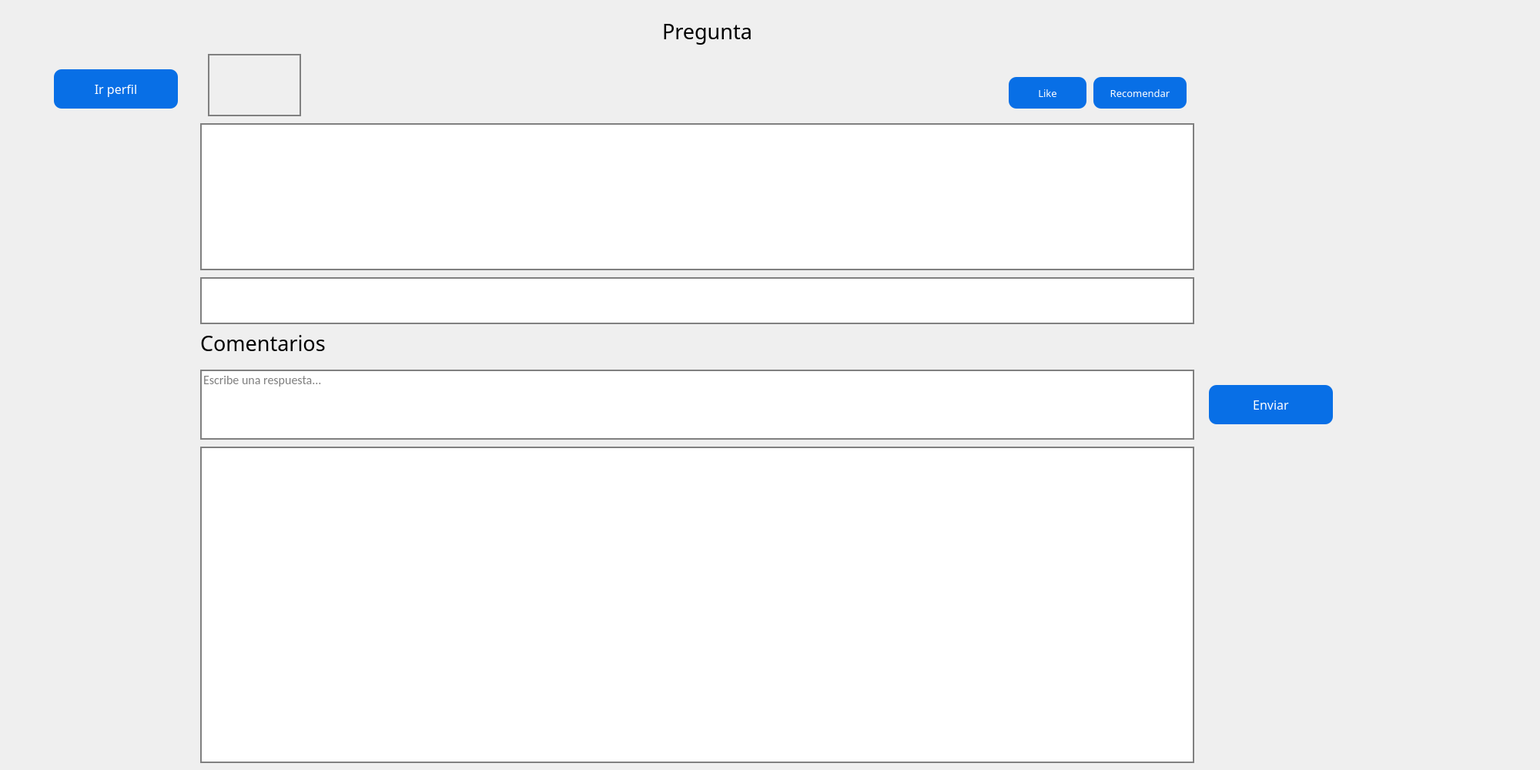
<?xml version="1.0" encoding="UTF-8"?>
<ui version="4.0">
 <class>detalle_publicacion</class>
 <widget class="QWidget" name="detalle_publicacion">
  <property name="geometry">
   <rect>
    <x>0</x>
    <y>0</y>
    <width>2000</width>
    <height>1000</height>
   </rect>
  </property>
  <property name="windowTitle">
   <string>Form</string>
  </property>
  <property name="styleSheet">
   <string notr="true"/>
  </property>
  <widget class="QLabel" name="label">
   <property name="geometry">
    <rect>
     <x>860</x>
     <y>10</y>
     <width>661</width>
     <height>61</height>
    </rect>
   </property>
   <property name="font">
    <font>
     <family>Montserrat</family>
     <pointsize>20</pointsize>
    </font>
   </property>
   <property name="text">
    <string>Pregunta</string>
   </property>
  </widget>
  <widget class="QLabel" name="lbl_usuario">
   <property name="geometry">
    <rect>
     <x>420</x>
     <y>70</y>
     <width>841</width>
     <height>71</height>
    </rect>
   </property>
   <property name="font">
    <font>
     <family>Franklin Gothic Medium</family>
     <pointsize>20</pointsize>
    </font>
   </property>
   <property name="text">
    <string/>
   </property>
  </widget>
  <widget class="QLabel" name="lbl_titulo">
   <property name="geometry">
    <rect>
     <x>260</x>
     <y>160</y>
     <width>1291</width>
     <height>191</height>
    </rect>
   </property>
   <property name="font">
    <font>
     <family>Calibri</family>
     <pointsize>18</pointsize>
    </font>
   </property>
   <property name="styleSheet">
    <string notr="true">QLabel{
	background-color: white;
	border-width: 2px;
border-style: solid;
	border-color: gray;
}</string>
   </property>
   <property name="text">
    <string/>
   </property>
   <property name="scaledContents">
    <bool>true</bool>
   </property>
   <property name="alignment">
    <set>Qt::AlignLeading|Qt::AlignLeft|Qt::AlignTop</set>
   </property>
   <property name="wordWrap">
    <bool>true</bool>
   </property>
  </widget>
  <widget class="QLabel" name="lbl_descripcion">
   <property name="geometry">
    <rect>
     <x>260</x>
     <y>360</y>
     <width>1291</width>
     <height>61</height>
    </rect>
   </property>
   <property name="font">
    <font>
     <family>Calibri</family>
     <pointsize>14</pointsize>
    </font>
   </property>
   <property name="styleSheet">
    <string notr="true">QLabel{
	background-color: white;
	border-width: 2px;
border-style: solid;
	border-color: gray;
color: gray;
}</string>
   </property>
   <property name="text">
    <string/>
   </property>
   <property name="scaledContents">
    <bool>true</bool>
   </property>
   <property name="alignment">
    <set>Qt::AlignLeading|Qt::AlignLeft|Qt::AlignTop</set>
   </property>
   <property name="wordWrap">
    <bool>true</bool>
   </property>
  </widget>
  <widget class="QLabel" name="lbl_foto">
   <property name="geometry">
    <rect>
     <x>270</x>
     <y>70</y>
     <width>121</width>
     <height>81</height>
    </rect>
   </property>
   <property name="styleSheet">
    <string notr="true">QLabel{
	border-width: 2px;
border-style: solid;
	border-color: gray;
}</string>
   </property>
   <property name="text">
    <string/>
   </property>
   <property name="scaledContents">
    <bool>true</bool>
   </property>
  </widget>
  <widget class="QLineEdit" name="le_comentario">
   <property name="geometry">
    <rect>
     <x>260</x>
     <y>480</y>
     <width>1291</width>
     <height>91</height>
    </rect>
   </property>
   <property name="font">
    <font>
     <family>Calibri</family>
     <pointsize>12</pointsize>
    </font>
   </property>
   <property name="styleSheet">
    <string notr="true">QLineEdit{
	background-color: white;
	border-width: 2px;
border-style: solid;
	border-color: gray;
}</string>
   </property>
   <property name="alignment">
    <set>Qt::AlignLeading|Qt::AlignLeft|Qt::AlignTop</set>
   </property>
   <property name="placeholderText">
    <string>Escribe una respuesta...</string>
   </property>
  </widget>
  <widget class="QTableWidget" name="tabla_comentarios">
   <property name="geometry">
    <rect>
     <x>260</x>
     <y>580</y>
     <width>1291</width>
     <height>411</height>
    </rect>
   </property>
   <property name="styleSheet">
    <string notr="true">QTableWidget{
	background-color: white;
	border-width: 2px;
border-style: solid;
	border-color: gray;
}</string>
   </property>
  </widget>
  <widget class="QPushButton" name="bt_EnviarComentario">
   <property name="geometry">
    <rect>
     <x>1570</x>
     <y>500</y>
     <width>161</width>
     <height>51</height>
    </rect>
   </property>
   <property name="font">
    <font>
     <family>Montserrat</family>
     <pointsize>12</pointsize>
    </font>
   </property>
   <property name="styleSheet">
    <string notr="true">QPushButton{
background-color: #086FE6;
color: white;
border-radius: 10px;
}</string>
   </property>
   <property name="text">
    <string>Enviar</string>
   </property>
  </widget>
  <widget class="QLabel" name="lbl_comentarios">
   <property name="geometry">
    <rect>
     <x>260</x>
     <y>430</y>
     <width>291</width>
     <height>31</height>
    </rect>
   </property>
   <property name="font">
    <font>
     <family>Franklin Gothic Medium</family>
     <pointsize>20</pointsize>
    </font>
   </property>
   <property name="text">
    <string>Comentarios</string>
   </property>
  </widget>
  <widget class="QPushButton" name="bt_IrPerfil">
   <property name="geometry">
    <rect>
     <x>70</x>
     <y>90</y>
     <width>161</width>
     <height>51</height>
    </rect>
   </property>
   <property name="font">
    <font>
     <family>Montserrat</family>
     <pointsize>12</pointsize>
    </font>
   </property>
   <property name="styleSheet">
    <string notr="true">QPushButton{
background-color: #086FE6;
color: white;
border-radius: 10px;
}</string>
   </property>
   <property name="text">
    <string>Ir perfil</string>
   </property>
  </widget>
  <widget class="QPushButton" name="bt_like">
   <property name="geometry">
    <rect>
     <x>1310</x>
     <y>100</y>
     <width>101</width>
     <height>41</height>
    </rect>
   </property>
   <property name="font">
    <font>
     <family>Montserrat</family>
     <pointsize>10</pointsize>
    </font>
   </property>
   <property name="styleSheet">
    <string notr="true">QPushButton{
background-color: #086FE6;
color: white;
border-radius: 10px;
}</string>
   </property>
   <property name="text">
    <string>Like</string>
   </property>
  </widget>
  <widget class="QPushButton" name="bt_recomendar">
   <property name="geometry">
    <rect>
     <x>1420</x>
     <y>100</y>
     <width>121</width>
     <height>41</height>
    </rect>
   </property>
   <property name="font">
    <font>
     <family>Montserrat</family>
     <pointsize>10</pointsize>
    </font>
   </property>
   <property name="styleSheet">
    <string notr="true">QPushButton{
background-color: #086FE6;
color: white;
border-radius: 10px;
}</string>
   </property>
   <property name="text">
    <string>Recomendar</string>
   </property>
  </widget>
 </widget>
 <resources/>
 <connections/>
</ui>
